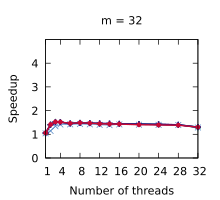

Source code (gnuplot):
set title "m = 32"
set terminal pdf size 2.2,2.0
set output "./results/Scans_n___4,194,304,_m___32.pdf"
set key off
set xrange [1:32]
set xtics (1, 4, 8, 12, 16, 20, 24, 28, 32)
set xlabel "Number of threads"
set yrange [0:5]
set ytics (0, 1, 2, 3, 4)
set ylabel "Speedup"
plot './results/Scans_n___4,194,304,_m___32.dat' using 1:2 title "Outer parallelism" pointsize 0.7 lw 1 pt 1 linecolor rgb "#24A793" with linespoints, \
  './results/Scans_n___4,194,304,_m___32.dat' using 1:3 title "Inner parallelism" pointsize 0.7 lw 1 pt 2 linecolor rgb "#5287C6" with linespoints, \
  './results/Scans_n___4,194,304,_m___32.dat' using 1:4 title "Multi-atomics 64 1 4" pointsize 0.7 lw 2 pt 1 linecolor rgb "#801478" with linespoints, \
  './results/Scans_n___4,194,304,_m___32.dat' using 1:5 title "Multi-atomics 2 64 1 4" pointsize 0.7 lw 2 pt 1 linecolor rgb "#0A5080" with linespoints, \
  './results/Scans_n___4,194,304,_m___32.dat' using 1:6 title "Multi-atomics 3 64 1 4" pointsize 0.7 lw 2 pt 1 linecolor rgb "#281480" with linespoints, \
  './results/Scans_n___4,194,304,_m___32.dat' using 1:7 title "WorkAssisting 4" pointsize 0.4 lw 2 pt 7 linecolor rgb "#C80A35" with linespoints
